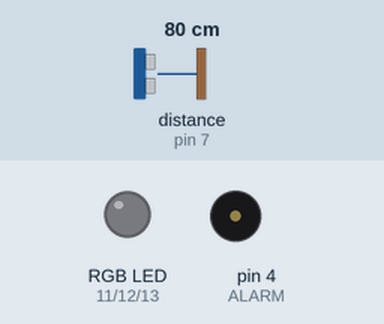
A sketch run on a simulated Arduino Uno, built with avr-gcc and run on an emulated ATmega328P. Parts: an RGB LED mixed from three pins (HIGH = lit), buzzer (waves = sounding). The test bench sets the inputs (shaded band); at power-on: distance to the obstacle (sensor on pin 7) 80 cm. The echo pulse lasts 58.3 µs per cm; what the sketch prints to the serial monitor is not drawn.

Above: at 0.1 s.
Timing chart, 0 to 5.5 s (numbered marks = the images above):
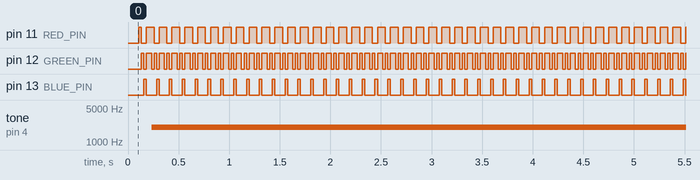

Measured:
- by itself, pin 11 (RED_PIN): alternates HIGH for 0.08 s and LOW for 0.05 s
- by itself, pin 12 (GREEN_PIN): alternates HIGH for 0.03 s and LOW for 0.03 s
- by itself, pin 13 (BLUE_PIN): alternates HIGH for 0.03 s and LOW for 0.10 s
- by itself, tone on pin 4 (ALARM): silent → 2017 Hz at 0.23 s

The sketch:

final_project.ino
```cpp
/* Mike Lecolant
Home Alarm System
The sensor inside the box can sense movement up to 200 centimeters. Once movement is
detected, the piezo buzzer and light strip will go off, detering any would be intruder
from entering your home
Can also be used for a fun greeting in the doorway for non intruders

Pieces Used to build:
Arduino
Breadboard
USB External Power Suppl and 12v Power Adapter
RGB LED Strip Light
MOSFET Transistors
Ultrasonic Ping Sensor
Piezo Buzzer
 */


#include <NewPing.h> //Libraries I had to download because the code initially didnt work.
#include <NewTone.h>


#define BLUE_PIN  13
#define GREEN_PIN  12
#define RED_PIN   11


#define TRIGGER  6
#define ECHO  7
#define DISTANCE 100 //Distance in centimeters for the sensor

NewPing sonar(TRIGGER, ECHO, DISTANCE);
boolean triggered = false;


#define ALARM 4
float sinVal;
int toneVal;

void setup(){

 //Pins for the LED lights
   pinMode(RED_PIN,OUTPUT);
   pinMode(BLUE_PIN,OUTPUT);
   pinMode(GREEN_PIN,OUTPUT);

   pinMode(ALARM, OUTPUT);

   //Resetting the lights
   analogWrite(RED_PIN,0);
   analogWrite(BLUE_PIN,0);
   analogWrite(GREEN_PIN,0);

delay(50);
Serial.begin(115200);


}

void loop(){
    if(triggered == true){
      alarm();
    }
    else{
      delay(50);
      unsigned int uS = sonar.ping();
      unsigned int distance = uS / US_ROUNDTRIP_CM;
      Serial.println(distance);
      if(distance < 100){
         triggered = true;
      }
   }
}

void alarm(){
   color(255,0,0);
   delay(25);
   color(0,255,0);
   delay(25);
   color(0,0,255);
   delay(25);
   color(255,255,0);
   delay(25);


   for (int x=0; x<180; x++) {
    sinVal = (sin(x*(3.1412/180)));
    toneVal = 2000+(int(sinVal*1000));
    NewTone(ALARM, toneVal);

     /*Had to do alot of research on this part because I wasnt too familiar with the codes for piezo
      buzzers.
      */
  }
}

void color (unsigned char red, unsigned char green, unsigned char blue)
{
    analogWrite(RED_PIN, red);
    analogWrite(BLUE_PIN, blue);
    analogWrite(GREEN_PIN, green);
}
```
